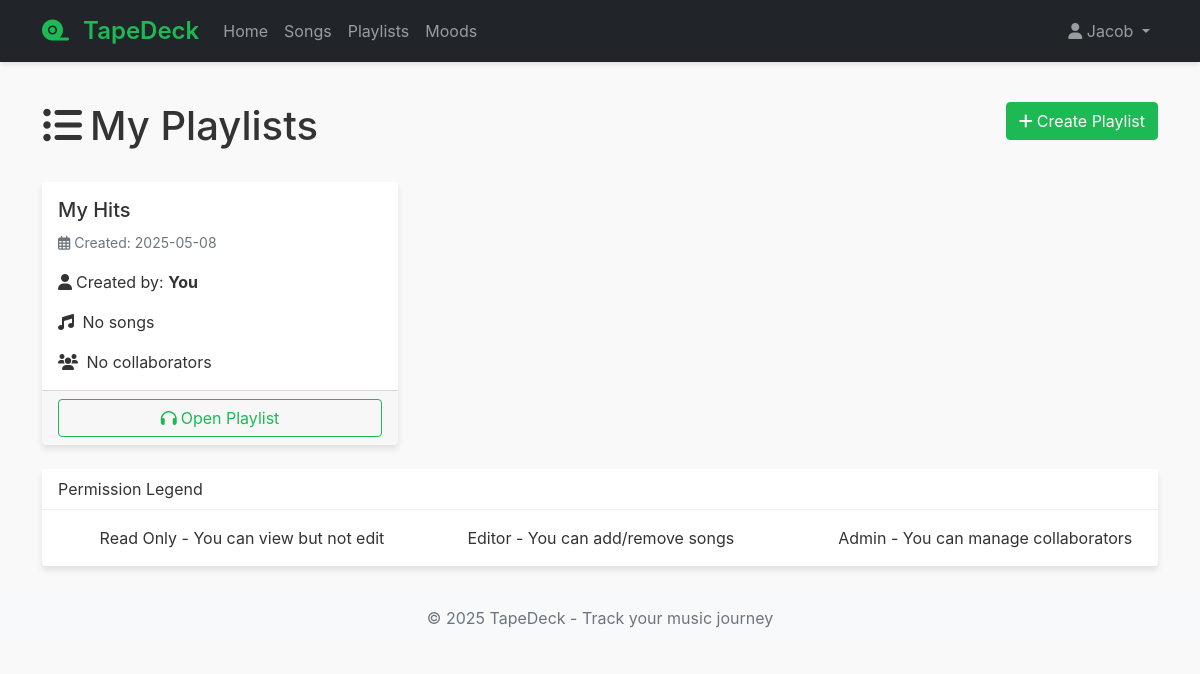
Page /playlists (signed in) on the earlier database version.
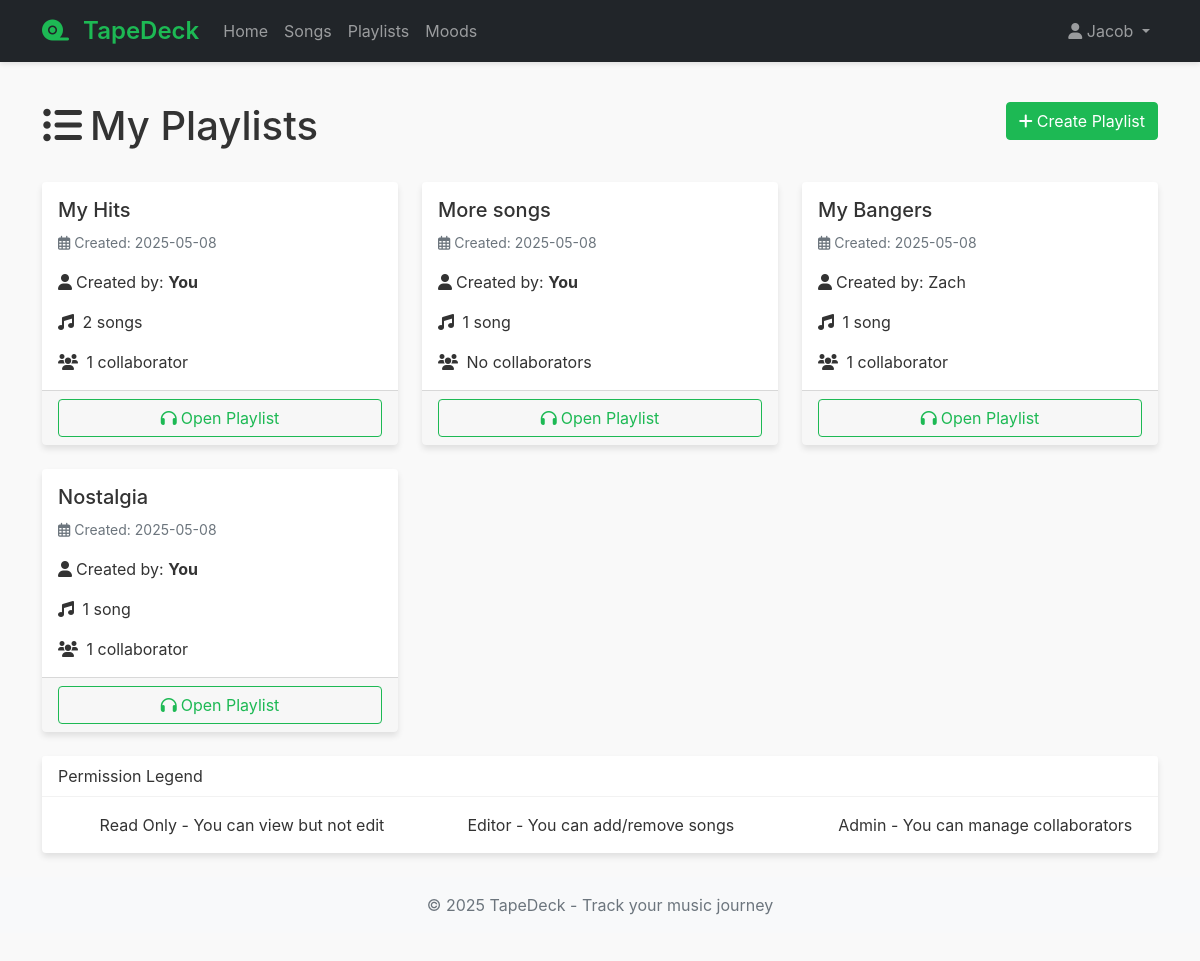
Same page on the later database version.
### models.py (models this page shows, shortened)
class User(UserMixin, db.Model):
    __tablename__ = 'user'
    user_id = db.Column(db.Integer, primary_key=True)
    email = db.Column(db.String(120), unique=True, nullable=False)
    username = db.Column(db.String(80), unique=True, nullable=False)
    password_hash = db.Column(db.String(128))
    ratings = db.relationship('SongRating', backref='user', lazy=True)
    playlists = db.relationship('Playlist', secondary=playlist_manager, backref=db.backref('users', lazy='dynamic'))
    moods = db.relationship('Mood', backref='user', lazy=True)

class Playlist(db.Model):
    __tablename__ = 'playlist'
    playlist_id = db.Column(db.Integer, primary_key=True)
    playlist_name = db.Column(db.String(100), nullable=False)
    created_by = db.Column(db.Integer, db.ForeignKey('user.user_id'), nullable=False)
    created_at = db.Column(db.DateTime, default=datetime.utcnow)
    creator = db.relationship('User', foreign_keys=[created_by])

### routes.py (the view)
@bp.route('/playlists')
@login_required
def playlists():
    user_playlists = Playlist.query.join(playlist_manager).filter(
        playlist_manager.c.user_id == current_user.user_id
    ).all()
    return render_template('playlists.html', playlists=user_playlists)

### app.py (called while the page is built)
def create_app(config_class=Config):
    app = Flask(__name__)
    app.config.from_object(config_class)
    app.jinja_env.globals.update(enumerate=enumerate)
    db.init_app(app)
    login_manager = LoginManager()
    login_manager.login_view = 'routes.login'
    login_manager.login_message_category = 'info'
    login_manager.init_app(app)
    @login_manager.user_loader
    def load_user(user_id):
        return User.query.get(int(user_id))
    app.register_blueprint(routes_bp)
    with app.app_context():
        db.create_all()
    return app

### templates/playlists.html (shortened to what this page needs)
{% extends "base.html" %}
{% block content %}
<div class="row mb-4">
    <div class="col">
        <h1>
            <i class="fas fa-list-ul me-2"></i>My Playlists
            <a href="{{ url_for('routes.create_playlist') }}" class="btn btn-primary float-end">
                <i class="fas fa-plus me-1"></i>Create Playlist
            </a>
        </h1>
    </div>
</div>
<div class="row row-cols-1 row-cols-md-2 row-cols-lg-3 g-4">
    {% for playlist in playlists %}
    <div class="col">
        <div class="card h-100 playlist-card">
            <div class="card-body">
                <h5 class="card-title">
                    {{ playlist.playlist_name }}
                    {% set permission = playlist.users.filter_by(user_id=current_user.user_id).first().permissions %}
                </h5>
                <p class="card-text text-muted mb-3">
                    <small>
                        <i class="far fa-calendar-alt me-1"></i>Created:
                        {{ playlist.created_at.strftime('%Y-%m-%d') }}
                    </small>
                </p>
                <p class="card-text">
                    <i class="fas fa-user me-1"></i>Created by:
                    {% if playlist.created_by == current_user.user_id %}
                        <span class="fw-bold">You</span>
                    {% else %}
                        {{ playlist.creator.username }}
                    {% endif %}
                </p>
                <p class="card-text">
                    <i class="fas fa-music me-1"></i>
                    {% set song_count = playlist.songs.count() %}
                    {% if song_count == 0 %}
                        No songs
                    {% elif song_count == 1 %}
                        1 song
                    {% else %}
                        {{ song_count }} songs
                    {% endif %}
                </p>
                {% set collaborator_count = playlist.users.count() - 1 %}
                <p class="card-text">
                    <i class="fas fa-users me-1"></i>
                    {% if collaborator_count == 0 %}
                        No collaborators
                    {% elif collaborator_count == 1 %}
                        1 collaborator
                    {% else %}
                        {{ collaborator_count }} collaborators
                    {% endif %}
                </p>
            </div>
            <div class="card-footer">
                <a href="{{ url_for('routes.view_playlist', playlist_id=playlist.playlist_id) }}" class="btn btn-outline-primary w-100">
                    <i class="fas fa-headphones me-1"></i>Open Playlist
                </a>
            </div>
        </div>
    </div>
    {% endfor %}
</div>
{% if playlists %}
<div class="card mt-4">
    <div class="card-header">
        Permission Legend
    </div>
    <div class="card-body">
        <div class="row">
            <div class="col-md-4">
                <span class="badge permission-badge-1 me-2">
                    <i class="fas fa-eye"></i>
                </span>
                Read Only - You can view but not edit
            </div>
            <div class="col-md-4">
                <span class="badge permission-badge-2 me-2">
                    <i class="fas fa-edit"></i>
                </span>
                Editor - You can add/remove songs
            </div>
            <div class="col-md-4">
                <span class="badge permission-badge-3 me-2">
                    <i class="fas fa-crown"></i>
                </span>
                Admin - You can manage collaborators
            </div>
        </div>
    </div>
</div>
{% endif %}
{% endblock %}

### templates/base.html (shortened to what this page needs)
<!DOCTYPE html>
<html lang="en">
<head>
    <link href="https://cdn.jsdelivr.net/npm/bootstrap@5.1.3/dist/css/bootstrap.min.css" rel="stylesheet">
    <link rel="stylesheet" href="https://cdnjs.cloudflare.com/ajax/libs/font-awesome/6.0.0-beta3/css/all.min.css">
    <link rel="stylesheet" href="{{ url_for('static', filename='css/style.css') }}">
</head>
<body>
    <nav class="navbar navbar-expand-lg navbar-dark bg-dark">
        <div class="container">
            <a class="navbar-brand" href="{{ url_for('routes.home') }}">
                <i class="fas fa-tape"></i> {{ config.APP_NAME }}
            </a>
            <div class="collapse navbar-collapse" id="navbarNav">
                <ul class="navbar-nav me-auto">
                    {% if current_user.is_authenticated %}
                        <li class="nav-item">
                            <a class="nav-link" href="{{ url_for('routes.home') }}">Home</a>
                        </li>
                        <li class="nav-item">
                            <a class="nav-link" href="{{ url_for('routes.songs') }}">Songs</a>
                        </li>
                        <li class="nav-item">
                            <a class="nav-link" href="{{ url_for('routes.playlists') }}">Playlists</a>
                        </li>
                        <li class="nav-item">
                            <a class="nav-link" href="{{ url_for('routes.moods') }}">Moods</a>
                        </li>
                    {% endif %}
                </ul>
                <ul class="navbar-nav">
                    {% if current_user.is_authenticated %}
                        <li class="nav-item dropdown">
                            <a class="nav-link dropdown-toggle" href="#" id="userDropdown" role="button" data-bs-toggle="dropdown">
                                <i class="fas fa-user"></i> {{ current_user.username }}
                            </a>
                        </li>
                    {% endif %}
                </ul>
            </div>
        </div>
    </nav>
    <main class="container py-4">
        {% block content %}{% endblock %}
    </main>
    <footer class="footer mt-auto py-3 bg-light">
        <div class="container text-center">
            <span class="text-muted">© 2025 {{ config.APP_NAME }} - Track your music journey</span>
        </div>
    </footer>
</body>
</html>

### static/css/style.css (style rules this page uses)
:root { --primary-color: #1DB954; --primary-dark: #1AA34A; --secondary-color: #191414; --accent-color: #FF6B6B; --light-bg: #f8f9fa; --card-shadow: 0 4px 6px rgba(0, 0, 0, 0.1); --text-muted: #6c757d; }
body { font-family: 'Inter', -apple-system, BlinkMacSystemFont, 'Segoe UI', Roboto, Oxygen, Ubuntu, Cantarell, sans-serif; background-color: #f9f9f9; color: #333; padding-bottom: 2rem; }
.btn-primary { background-color: var(--primary-color); border-color: var(--primary-color); }
.btn-outline-primary { color: var(--primary-color); border-color: var(--primary-color); }
.navbar { box-shadow: 0 2px 5px rgba(0, 0, 0, 0.1); background-color: #fff; }
.navbar-brand { font-weight: 600; font-size: 1.5rem; color: var(--primary-color) !important; }
.navbar-brand i { margin-right: 0.5rem; }
.card { border: none; box-shadow: var(--card-shadow); transition: transform 0.2s ease-in-out; }
.card-header { background-color: #fff; border-bottom: 1px solid rgba(0, 0, 0, 0.05); }
.playlist-card { height: 100%; }

Differences in the rows shown:
shown differently, row unchanged: Playlist "My Hits": song_count (not shown) → "2"; text "No songs No collaborators" → "songs 1 collaborator"
added Playlist: playlist_name "More songs", created_at "2025-05-08", shows "You", shows "1 song", shows "No collaborators"
added Playlist: playlist_name "My Bangers", created_at "2025-05-08", creator.username "Zach", shows "1 song", shows "1 collaborator"
added Playlist: playlist_name "Nostalgia", created_at "2025-05-08", shows "You", shows "1 song", shows "1 collaborator"
